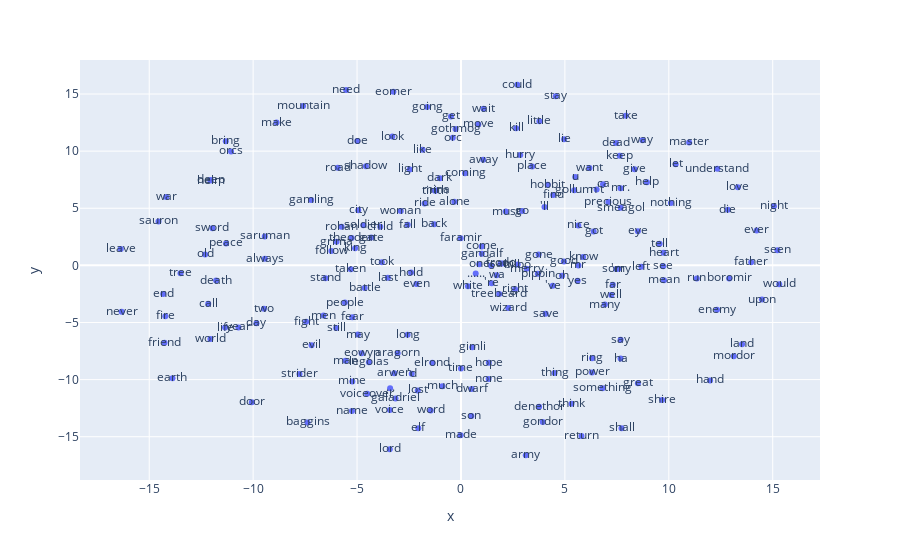

Source (notebook cell):
### Markdown cell above
_Finalmente, utilizamos plotly, que mejora la visualización:_

### Code cell
fig = px.scatter(
    x=vectors2d[:GRAPH_MAX_WORDS, 0],
    y=vectors2d[:GRAPH_MAX_WORDS, 1],
    text=labels[:GRAPH_MAX_WORDS],
)
fig.show()

### Figure 1 — Plotly figure (JSON) as saved in the notebook; plotly's stock layout.template omitted (floating-point values rounded to 4 significant figures; data arrays with more than 128 entries replaced by an {"elided": "..."} marker saying what was removed)
{"data": [{"hovertemplate": "x=%{x}<br>y=%{y}<br>text=%{text}<extra></extra>", "legendgroup": "", "marker": {"color": "#636efa", "symbol": "circle"}, "mode": "markers+text", "name": "", "orientation": "v", "showlegend": false, "text": {"elided": "200 str values"}, "type": "scatter", "x": {"elided": "200 float values"}, "xaxis": "x", "y": {"elided": "200 float values"}, "yaxis": "y"}], "layout": {"legend": {"tracegroupgap": 0}, "margin": {"t": 60}, "xaxis": {"anchor": "y", "domain": [0, 1], "title": {"text": "x"}}, "yaxis": {"anchor": "x", "domain": [0, 1], "title": {"text": "y"}}}}
